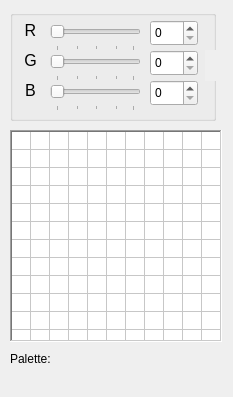
<?xml version="1.0" encoding="UTF-8"?>
<ui version="4.0">
 <class>PalettePanel</class>
 <widget class="QDockWidget" name="PalettePanel">
  <property name="geometry">
   <rect>
    <x>0</x>
    <y>0</y>
    <width>233</width>
    <height>397</height>
   </rect>
  </property>
  <property name="minimumSize">
   <size>
    <width>233</width>
    <height>397</height>
   </size>
  </property>
  <property name="maximumSize">
   <size>
    <width>233</width>
    <height>524287</height>
   </size>
  </property>
  <property name="features">
   <set>QDockWidget::DockWidgetFeature::DockWidgetFloatable|QDockWidget::DockWidgetFeature::DockWidgetMovable</set>
  </property>
  <property name="allowedAreas">
   <set>Qt::DockWidgetArea::AllDockWidgetAreas</set>
  </property>
  <property name="windowTitle">
   <string>Palette</string>
  </property>
  <widget class="QWidget" name="dockWidgetContents">
   <widget class="ColorTable" name="tblPalette">
    <property name="geometry">
     <rect>
      <x>10</x>
      <y>130</y>
      <width>212</width>
      <height>212</height>
     </rect>
    </property>
    <property name="minimumSize">
     <size>
      <width>212</width>
      <height>212</height>
     </size>
    </property>
    <property name="maximumSize">
     <size>
      <width>212</width>
      <height>212</height>
     </size>
    </property>
    <property name="font">
     <font>
      <family>Lato Black</family>
      <pointsize>8</pointsize>
      <italic>false</italic>
      <bold>true</bold>
      <kerning>false</kerning>
     </font>
    </property>
    <property name="frameShape">
     <enum>QFrame::Shape::WinPanel</enum>
    </property>
    <property name="verticalScrollBarPolicy">
     <enum>Qt::ScrollBarPolicy::ScrollBarAlwaysOff</enum>
    </property>
    <property name="horizontalScrollBarPolicy">
     <enum>Qt::ScrollBarPolicy::ScrollBarAlwaysOff</enum>
    </property>
    <property name="editTriggers">
     <set>QAbstractItemView::EditTrigger::NoEditTriggers</set>
    </property>
    <property name="tabKeyNavigation">
     <bool>false</bool>
    </property>
    <property name="dragEnabled">
     <bool>true</bool>
    </property>
    <property name="dragDropMode">
     <enum>QAbstractItemView::DragDropMode::InternalMove</enum>
    </property>
    <property name="defaultDropAction">
     <enum>Qt::DropAction::MoveAction</enum>
    </property>
    <property name="selectionMode">
     <enum>QAbstractItemView::SelectionMode::SingleSelection</enum>
    </property>
    <property name="textElideMode">
     <enum>Qt::TextElideMode::ElideNone</enum>
    </property>
    <property name="gridStyle">
     <enum>Qt::PenStyle::SolidLine</enum>
    </property>
    <property name="wordWrap">
     <bool>false</bool>
    </property>
    <property name="cornerButtonEnabled">
     <bool>false</bool>
    </property>
    <property name="rowCount">
     <number>16</number>
    </property>
    <attribute name="horizontalHeaderVisible">
     <bool>false</bool>
    </attribute>
    <attribute name="horizontalHeaderMinimumSectionSize">
     <number>13</number>
    </attribute>
    <attribute name="horizontalHeaderDefaultSectionSize">
     <number>13</number>
    </attribute>
    <attribute name="verticalHeaderVisible">
     <bool>false</bool>
    </attribute>
    <attribute name="verticalHeaderMinimumSectionSize">
     <number>13</number>
    </attribute>
    <attribute name="verticalHeaderDefaultSectionSize">
     <number>13</number>
    </attribute>
    <row/>
    <row/>
    <row/>
    <row/>
    <row/>
    <row/>
    <row/>
    <row/>
    <row/>
    <row/>
    <row/>
    <row/>
    <row/>
    <row/>
    <row/>
    <row/>
    <column>
     <property name="text">
      <string/>
     </property>
    </column>
    <column>
     <property name="text">
      <string/>
     </property>
    </column>
    <column>
     <property name="text">
      <string/>
     </property>
    </column>
    <column>
     <property name="text">
      <string/>
     </property>
    </column>
    <column>
     <property name="text">
      <string/>
     </property>
    </column>
    <column>
     <property name="text">
      <string/>
     </property>
    </column>
    <column>
     <property name="text">
      <string/>
     </property>
    </column>
    <column>
     <property name="text">
      <string/>
     </property>
    </column>
    <column>
     <property name="text">
      <string/>
     </property>
    </column>
    <column>
     <property name="text">
      <string/>
     </property>
    </column>
    <column>
     <property name="text">
      <string/>
     </property>
    </column>
    <column>
     <property name="text">
      <string/>
     </property>
    </column>
    <column>
     <property name="text">
      <string/>
     </property>
    </column>
    <column>
     <property name="text">
      <string/>
     </property>
    </column>
    <column>
     <property name="text">
      <string/>
     </property>
    </column>
    <column>
     <property name="text">
      <string notr="true"/>
     </property>
    </column>
    <item row="0" column="0">
     <property name="text">
      <string/>
     </property>
    </item>
    <item row="5" column="6">
     <property name="text">
      <string/>
     </property>
    </item>
    <item row="6" column="8">
     <property name="text">
      <string/>
     </property>
    </item>
   </widget>
   <widget class="QGroupBox" name="grpColoredit">
    <property name="geometry">
     <rect>
      <x>10</x>
      <y>10</y>
      <width>206</width>
      <height>111</height>
     </rect>
    </property>
    <property name="title">
     <string notr="true"/>
    </property>
    <widget class="QSpinBox" name="spbRedChannel">
     <property name="geometry">
      <rect>
       <x>140</x>
       <y>10</y>
       <width>48</width>
       <height>26</height>
      </rect>
     </property>
     <property name="maximum">
      <number>31</number>
     </property>
     <property name="displayIntegerBase">
      <number>16</number>
     </property>
    </widget>
    <widget class="QSlider" name="sliRedChannel">
     <property name="geometry">
      <rect>
       <x>40</x>
       <y>10</y>
       <width>91</width>
       <height>31</height>
      </rect>
     </property>
     <property name="maximum">
      <number>31</number>
     </property>
     <property name="pageStep">
      <number>8</number>
     </property>
     <property name="orientation">
      <enum>Qt::Orientation::Horizontal</enum>
     </property>
     <property name="invertedAppearance">
      <bool>false</bool>
     </property>
     <property name="invertedControls">
      <bool>false</bool>
     </property>
     <property name="tickPosition">
      <enum>QSlider::TickPosition::TicksBelow</enum>
     </property>
     <property name="tickInterval">
      <number>8</number>
     </property>
    </widget>
    <widget class="QSlider" name="sliBlueChannel">
     <property name="geometry">
      <rect>
       <x>40</x>
       <y>70</y>
       <width>91</width>
       <height>31</height>
      </rect>
     </property>
     <property name="maximum">
      <number>31</number>
     </property>
     <property name="pageStep">
      <number>8</number>
     </property>
     <property name="orientation">
      <enum>Qt::Orientation::Horizontal</enum>
     </property>
     <property name="invertedAppearance">
      <bool>false</bool>
     </property>
     <property name="invertedControls">
      <bool>false</bool>
     </property>
     <property name="tickPosition">
      <enum>QSlider::TickPosition::TicksBelow</enum>
     </property>
     <property name="tickInterval">
      <number>8</number>
     </property>
    </widget>
    <widget class="QSpinBox" name="spbGreenChannel">
     <property name="geometry">
      <rect>
       <x>140</x>
       <y>40</y>
       <width>48</width>
       <height>26</height>
      </rect>
     </property>
     <property name="maximum">
      <number>31</number>
     </property>
     <property name="displayIntegerBase">
      <number>16</number>
     </property>
    </widget>
    <widget class="QSlider" name="sliGreenChannel">
     <property name="geometry">
      <rect>
       <x>40</x>
       <y>40</y>
       <width>91</width>
       <height>31</height>
      </rect>
     </property>
     <property name="maximum">
      <number>31</number>
     </property>
     <property name="pageStep">
      <number>8</number>
     </property>
     <property name="orientation">
      <enum>Qt::Orientation::Horizontal</enum>
     </property>
     <property name="invertedAppearance">
      <bool>false</bool>
     </property>
     <property name="invertedControls">
      <bool>false</bool>
     </property>
     <property name="tickPosition">
      <enum>QSlider::TickPosition::TicksBelow</enum>
     </property>
     <property name="tickInterval">
      <number>8</number>
     </property>
    </widget>
    <widget class="QLabel" name="lblGreenChannel">
     <property name="geometry">
      <rect>
       <x>10</x>
       <y>40</y>
       <width>21</width>
       <height>21</height>
      </rect>
     </property>
     <property name="font">
      <font>
       <pointsize>12</pointsize>
      </font>
     </property>
     <property name="text">
      <string>G</string>
     </property>
     <property name="alignment">
      <set>Qt::AlignmentFlag::AlignCenter</set>
     </property>
    </widget>
    <widget class="QLabel" name="lblRedChannel">
     <property name="geometry">
      <rect>
       <x>10</x>
       <y>10</y>
       <width>21</width>
       <height>21</height>
      </rect>
     </property>
     <property name="font">
      <font>
       <pointsize>12</pointsize>
      </font>
     </property>
     <property name="text">
      <string>R</string>
     </property>
     <property name="alignment">
      <set>Qt::AlignmentFlag::AlignCenter</set>
     </property>
    </widget>
    <widget class="QSpinBox" name="spbBlueChannel">
     <property name="geometry">
      <rect>
       <x>140</x>
       <y>70</y>
       <width>48</width>
       <height>26</height>
      </rect>
     </property>
     <property name="maximum">
      <number>31</number>
     </property>
     <property name="displayIntegerBase">
      <number>16</number>
     </property>
    </widget>
    <widget class="QLabel" name="lblBlueChannel">
     <property name="geometry">
      <rect>
       <x>10</x>
       <y>70</y>
       <width>21</width>
       <height>21</height>
      </rect>
     </property>
     <property name="font">
      <font>
       <pointsize>12</pointsize>
      </font>
     </property>
     <property name="text">
      <string>B</string>
     </property>
     <property name="alignment">
      <set>Qt::AlignmentFlag::AlignCenter</set>
     </property>
    </widget>
   </widget>
   <widget class="QWidget" name="widPrimaryColor" native="true">
    <property name="geometry">
     <rect>
      <x>205</x>
      <y>50</y>
      <width>21</width>
      <height>31</height>
     </rect>
    </property>
    <property name="autoFillBackground">
     <bool>true</bool>
    </property>
   </widget>
   <widget class="QLabel" name="lblPaletteName">
    <property name="geometry">
     <rect>
      <x>10</x>
      <y>350</y>
      <width>211</width>
      <height>18</height>
     </rect>
    </property>
    <property name="text">
     <string>Palette: &lt;internal&gt;</string>
    </property>
   </widget>
  </widget>
 </widget>
 <customwidgets>
  <customwidget>
   <class>ColorTable</class>
   <extends>QTableWidget</extends>
   <header>palette_panel.h</header>
  </customwidget>
 </customwidgets>
 <resources/>
 <connections/>
</ui>
